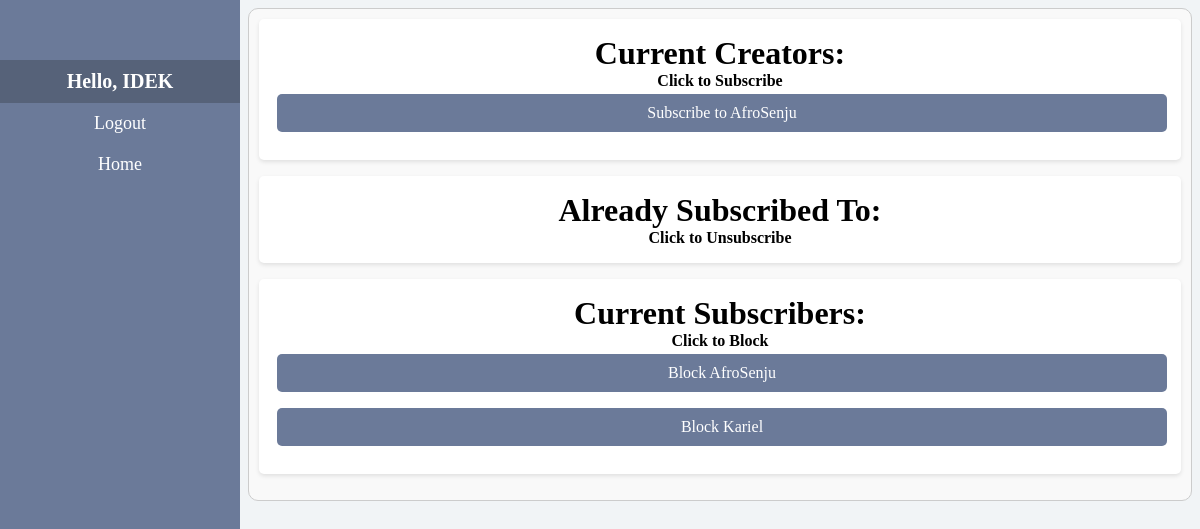
The app's page /subscribe (signed in), older data.
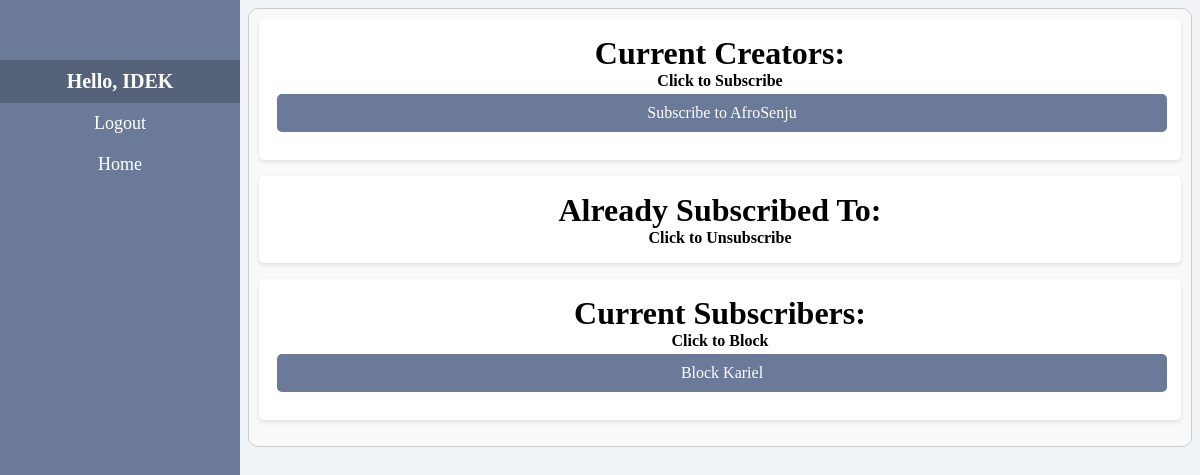
The same page, newer data.
### app/models.py (models this page shows, shortened)
class Subscription(models.Model):
    subscriber = models.ForeignKey(User, on_delete = models.CASCADE, related_name='subscriptions')
    subscribed_to = models.ForeignKey(YouTuber, on_delete = models.CASCADE)

### app/views.py (the view, shortened to what this page needs)
# urls.py: path('subscribe', subscribe_to_new_user_view, name = 'subscribe'),
@login_required(login_url='user_login')
def subscribe_to_new_user_view(request):
    users_who_blocked_user = [user.subscribed_to for user in view_all_blocked(User.objects.get(username = request.user))]
    users_who_blocked_user = [User.objects.get(username = user) for user in users_who_blocked_user]
    youTuber_list = [user.creator for user in view_all_youTubers() if user.creator != request.user and user.creator not in users_who_blocked_user]
    already_subscribed = [user.subscribed_to.creator for user in filter_all_subscriptions(request.user)]
    available_list = [user for user in youTuber_list if user not in already_subscribed]
    subscribers = [user for user in find_all_subscribers(request.user)]
    role = UserProfile.objects.get(user__username = request.user)
    role = role.role.name
    try:
        blocked_users = filter_blocked_users(YouTuber.objects.get(creator__username = request.user))
    except:
        blocked_users = []
    return render(request, 'subscribe_new.html', {'youTubers':available_list, 'already_subscribed':already_subscribed, 'subscribers':subscribers, 'blocked_users':blocked_users, 'role':role})

### app/models.py (called while the page is built)
def view_all_youTubers():
    return YouTuber.objects.all()

def view_all_blocked(user):
    return Blocked_Subscriber.objects.filter(subscriber = user)

def filter_all_subscriptions(user):
    return Subscription.objects.filter(subscriber = user)

def find_all_subscribers(creator):
    try:
        creator = YouTuber.objects.get(creator = creator)
        return Subscription.objects.filter(subscribed_to = creator)
    except:
        return []

def filter_blocked_users(user):
    try:
        return Blocked_Subscriber.objects.filter(subscribed_to = user)
    except:
        return []

### app/templates/subscribe_new.html (shortened to what this page needs)
{% extends "dashboard.html" %}
{% block title %}
<div class="full-width-container">
    <div class = 'blog'>
        <h1>Current Creators:</h1>
        <h4>Click to Subscribe</h4>
        <form method="post">
            {% for youtuber in youTubers %}
                {% if request.user != youtuber %}
                    <p>
                        <button class="action-button" type="submit" name="subscribe_username" value="{{ youtuber.username }}">
                            Subscribe to {{ youtuber.username }}
                        </button>
                    </p>
                {% endif %}
            {% endfor %}
        </form>
    </div>
    <div class = 'blog'>
        <h1>Already Subscribed To:</h1>
        <h4>Click to Unsubscribe</h4>
    </div>
    {% if role == 'Admin' %}
        {% if subscribers %}
        <div class = 'blog'>
            <form method="post">
                <h1>Current Subscribers:</h1>
                <h4>Click to Block</h4>
                {% for subscriber in subscribers %}
                    <p>
                        <button class="action-button" type="submit" name="block" value="{{ subscriber.subscriber.username }}">
                            Block {{ subscriber.subscriber.username }}
                        </button>
                    </p>
                {% endfor %}
            </form>
        </div>
        {% endif %}
    {% endif %}
</div>
{% endblock title %}

Row changes from the older to the newer data that the page shows:
removed Subscription: subscriber.username "AfroSenju"
